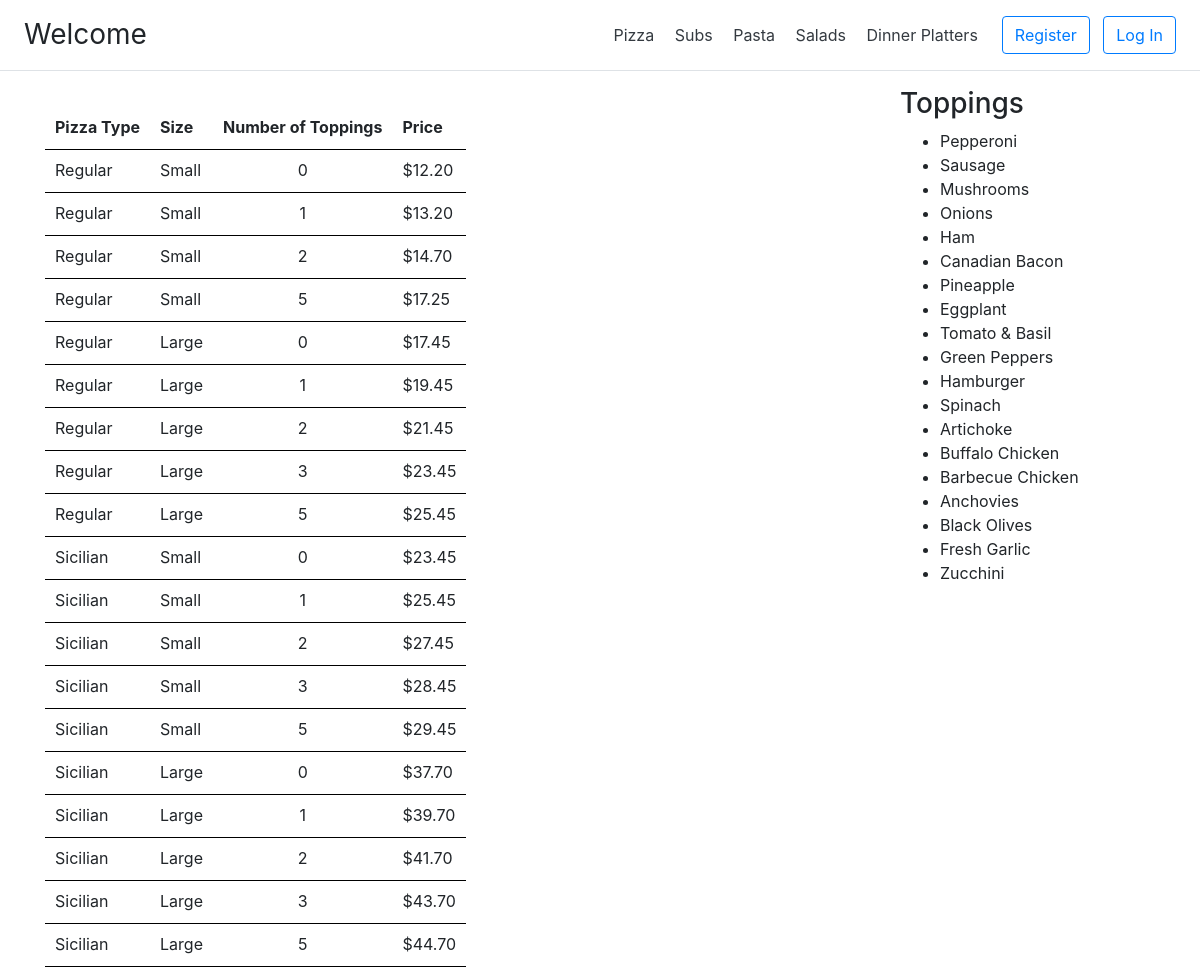
The app's page /menu/pizza with its own data.
### orders/models.py (models this page shows, shortened)
class PizzaPrice(models.Model):
    classification = models.CharField(max_length=10)
    size = models.CharField(max_length=10)
    num_toppings = models.IntegerField(default=0)
    price = models.DecimalField(max_digits=6, decimal_places=2)
    class Meta:
        verbose_name_plural = "Pizza Price"

class Toppings(models.Model):
    topping = models.CharField(max_length=10)
    def __str__(self):
        return f"{self.topping}"
    class Meta:
        verbose_name_plural = "Pizza Toppings"

### orders/views.py (the view)
# urls.py: path("menu/pizza", views.pizza, name="pizza"),
def pizza(request):
    route = "orders/pizza.html"
    pizza_menu = PizzaPrice.objects.all()
    toppings = Toppings.objects.all()
    context = {"toppings": toppings, "pizza_menu": pizza_menu}
    return auth_view(route, context, request)

### orders/views.py (called while the page is built)
def auth_view(route, context, request):
    context['user'] = request.user
    if request.user.is_authenticated:
        base_template = "orders/layoutAuth.html"
        context["base_template"] = base_template
        user_profile = UserProfile.objects.get(customer=request.user)
        print(f"----------------> {user_profile}")
        return render(request, route, context)
    base_template = "orders/layout.html"
    context["base_template"] = base_template
    print(request.user)  # PRINT AnonymousUser
    return render(request, route, context)

### orders/templates/orders/pizza.html (shortened to what this page needs)
{% extends base_template %}
{% load static %}
{% block extra %} <link rel="stylesheet" href="{% static 'orders/main.css' %}"/> {% endblock %}
{% block body %}
<div class="container">
    <div class="row">
        <div class="col-9">
            <table>
                <thead>
                    <tr>
                        <th scope="col">Pizza Type</th>
                        <th scope="col">Size</th>
                        <th scope="col">Number of Toppings</th>
                        <th scope="col">Price</th>
                    </tr>
                </thead>
                <tbody>
                    {% for menu in pizza_menu %}
                    <tr>
                        <td>{{menu.classification}}</td>
                        <td>{{menu.size}} </td>
                        <td align="center"> {{menu.num_toppings}} </td>
                        <td> ${{menu.price}} </td>
                    </tr>
                    {% endfor %}
                </tbody>
            </table>
        </div>
        <div class="col-3">
            <h3>Toppings</h3>
            <ul>
                {% for topping in toppings %}
                <li>
                    {{ topping }}
                </li>
                {% endfor %}
            </ul>
        </div>
    </div>
</div>
{% endblock %}

### orders/static/orders/main.css (style rules this page uses)
table { border-collapse: separate; border-spacing: 0; margin-top: 20px; }
th { text-align: left; font-weight: bold; border-bottom: 1px solid #000; }
th, td { padding: 8px 10px 10px; line-height: inherit; border-bottom: 1px solid #000; }
th { vertical-align: bottom }
td { vertical-align: top }

### records on screen
PizzaPrice: classification "Regular", size "Small", num_toppings "0", price "12.20"
PizzaPrice: classification "Regular", size "Small", num_toppings "1", price "13.20"
PizzaPrice: classification "Regular", size "Small", num_toppings "2", price "14.70"
PizzaPrice: classification "Regular", size "Small", num_toppings "5", price "17.25"
PizzaPrice: classification "Regular", size "Large", num_toppings "0", price "17.45"
PizzaPrice: classification "Regular", size "Large", num_toppings "1", price "19.45"
PizzaPrice: classification "Regular", size "Large", num_toppings "2", price "21.45"
PizzaPrice: classification "Regular", size "Large", num_toppings "3", price "23.45"
PizzaPrice: classification "Regular", size "Large", num_toppings "5", price "25.45"
PizzaPrice: classification "Sicilian", size "Small", num_toppings "0", price "23.45"
PizzaPrice: classification "Sicilian", size "Small", num_toppings "1", price "25.45"
PizzaPrice: classification "Sicilian", size "Small", num_toppings "2", price "27.45"
PizzaPrice: classification "Sicilian", size "Small", num_toppings "3", price "28.45"
PizzaPrice: classification "Sicilian", size "Small", num_toppings "5", price "29.45"
PizzaPrice: classification "Sicilian", size "Large", num_toppings "0", price "37.70"
PizzaPrice: classification "Sicilian", size "Large", num_toppings "1", price "39.70"
PizzaPrice: classification "Sicilian", size "Large", num_toppings "2", price "41.70"
PizzaPrice: classification "Sicilian", size "Large", num_toppings "3", price "43.70"
PizzaPrice: classification "Sicilian", size "Large", num_toppings "5", price "44.70"
Toppings: topping "Pepperoni"
Toppings: topping "Sausage"
Toppings: topping "Mushrooms"
Toppings: topping "Onions"
Toppings: topping "Ham"
Toppings: topping "Canadian Bacon"
Toppings: topping "Pineapple"
Toppings: topping "Eggplant"
Toppings: topping "Tomato & Basil"
Toppings: topping "Green Peppers"
Toppings: topping "Hamburger"
Toppings: topping "Spinach"
Toppings: topping "Artichoke"
Toppings: topping "Buffalo Chicken"
Toppings: topping "Barbecue Chicken"
Toppings: topping "Anchovies"
Toppings: topping "Black Olives"
Toppings: topping "Fresh Garlic"
Toppings: topping "Zucchini"
